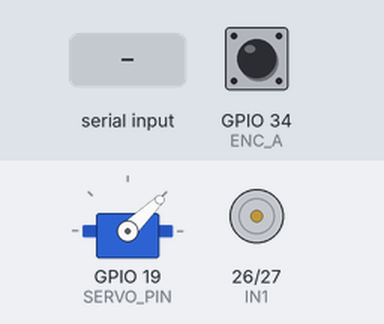
Recording of a program running on a simulated ESP32. Parts: servo, motor-driver pin pairs drawn as motors (green arrow = first pin HIGH = forward, orange = second pin HIGH = backward, longer = more drive, scaled by the enable pin). Inputs (shaded band) come from the test bench; at power-on: GPIO 34 (ENC_A) HIGH. Servo pulses on a pin are drawn as a servo (544–2400 µs = 0–180°); what the program prints to the serial monitor is not drawn.

Above: at 1.2 s.
1.3 s: "M,45\n" received over Serial
At 1.7 s:
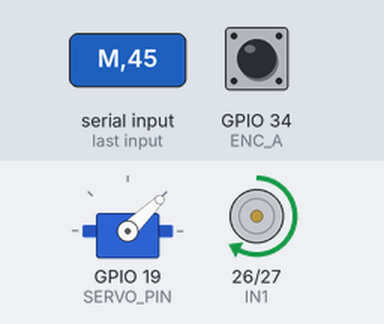
2.8 s: "S90\n" received over Serial
At 4.0 s:
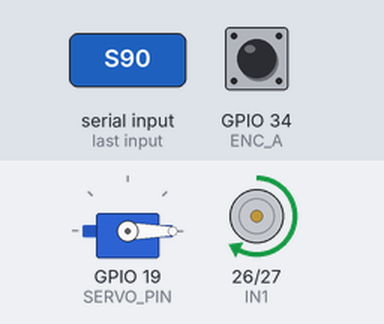
4.3 s: "M90\n" received over Serial
At 5.1 s:
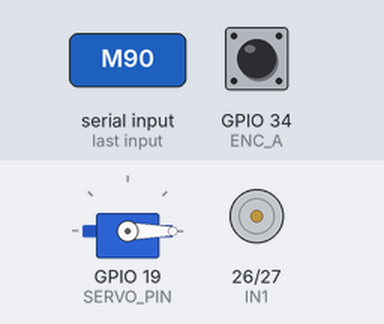
5.8 s: "S,45\n" received over Serial
At 6.3 s:
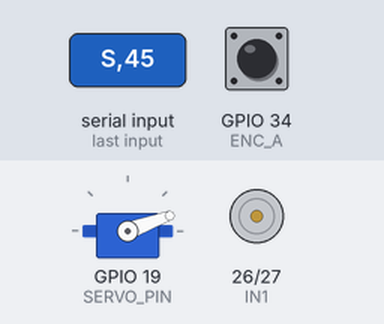
7.3 s: "M,45\n" received over Serial
At 8.6 s:
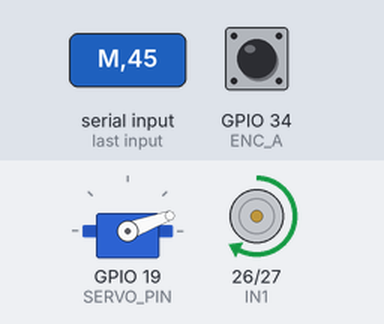
Timing chart, 0 to 9.8 s (numbered marks = the images above; inputs shaded):
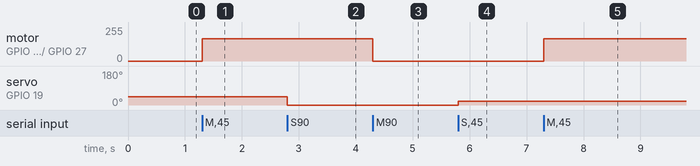

The program:

main.cpp
```cpp
#include <Arduino.h>

// Motor
#define IN1 26
#define IN2 27
#define ENA 25
#define MOTOR_CHANNEL 0
#define MOTOR_FREQ 5000
#define MOTOR_RES 8
#define PWM_MIN 150
#define PWM_MAX 255

// Servo (manual PWM, no library, separate channel/timer from motor)
#define SERVO_PIN 19
#define SERVO_CHANNEL 4
#define SERVO_FREQ 50
#define SERVO_RES 16
#define SERVO_MIN_US 500
#define SERVO_MAX_US 2500

// Encoder
#define ENC_A 34
#define ENC_B 35

volatile long encoderTicks = 0;
void IRAM_ATTR encoderISR() {
  int a = digitalRead(ENC_A);
  int b = digitalRead(ENC_B);
  encoderTicks += (a == b) ? 1 : -1;
}

String inputBuffer = "";
unsigned long lastFeedback = 0;
const unsigned long FEEDBACK_INTERVAL_MS = 50;

void motorStop() {
  digitalWrite(IN1, LOW);
  digitalWrite(IN2, LOW);
  ledcWrite(MOTOR_CHANNEL, 0);
}

void setMotor(int throttle) {
  throttle = constrain(throttle, -255, 255);
  if (throttle == 0) { motorStop(); return; }
  int mag = abs(throttle);
  int pwm = constrain(map(mag, 1, 255, PWM_MIN, PWM_MAX), PWM_MIN, PWM_MAX);
  if (throttle > 0) { digitalWrite(IN1, HIGH); digitalWrite(IN2, LOW); }
  else              { digitalWrite(IN1, LOW);  digitalWrite(IN2, HIGH); }
  ledcWrite(MOTOR_CHANNEL, pwm);
}

void setServoAngle(int angle) {
  angle = constrain(angle, 0, 360);
  int pulse_us = map(angle, 0, 360, SERVO_MIN_US, SERVO_MAX_US);
  uint32_t maxDuty = (1UL << SERVO_RES) - 1;
  uint32_t duty = (uint32_t)(((float)pulse_us / 20000.0f) * maxDuty);
  ledcWrite(SERVO_CHANNEL, duty);
}

void processCommand(String cmd) {
  cmd.trim();
  if (cmd.length() < 3) return;
  char type = cmd.charAt(0);
  String value = cmd.substring(2);

  if (type == 'M') {
    int throttle = value.toInt();
    setMotor(throttle);
    Serial.print("AM,"); Serial.println(throttle);
  } else if (type == 'S') {
    int angle = value.toInt();
    setServoAngle(angle);
    Serial.print("AS,"); Serial.println(angle);
  }
}

void setup() {
  Serial.begin(115200);

  pinMode(IN1, OUTPUT);
  pinMode(IN2, OUTPUT);
  ledcSetup(MOTOR_CHANNEL, MOTOR_FREQ, MOTOR_RES);
  ledcAttachPin(ENA, MOTOR_CHANNEL);

  ledcSetup(SERVO_CHANNEL, SERVO_FREQ, SERVO_RES);
  ledcAttachPin(SERVO_PIN, SERVO_CHANNEL);
  setServoAngle(90);

  pinMode(ENC_A, INPUT);
  pinMode(ENC_B, INPUT);
  attachInterrupt(digitalPinToInterrupt(ENC_A), encoderISR, CHANGE);

  motorStop();
  Serial.println("READY");
}

void loop() {
  while (Serial.available() > 0) {
    char c = Serial.read();
    if (c == '\n') { processCommand(inputBuffer); inputBuffer = ""; }
    else inputBuffer += c;
  }

  unsigned long now = millis();
  if (now - lastFeedback >= FEEDBACK_INTERVAL_MS) {
    lastFeedback = now;
    Serial.print("ENC,");
    Serial.println(encoderTicks);
  }
}
```

Measured:
- after the input at 1.3 s, motor on GPIO 26 (IN1) / GPIO 27 (IN2): stopped → forward 167/255 at once
- after the input at 2.8 s, servo on GPIO 19 (SERVO_PIN): 44° → 0° at once
- after the input at 4.3 s, motor on GPIO 26 (IN1) / GPIO 27 (IN2): forward 167/255 → stopped at once
- after the input at 5.8 s, servo on GPIO 19 (SERVO_PIN): 0° → 20° at once
- after the input at 7.3 s, motor on GPIO 26 (IN1) / GPIO 27 (IN2): stopped → forward 167/255 at once
